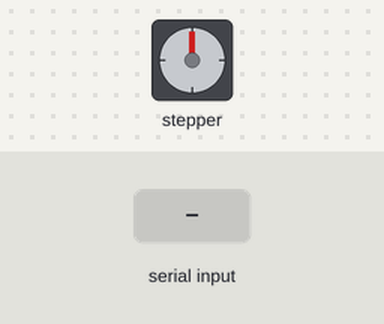
Simulated run of this sketch. Board: Arduino Uno, built with avr-gcc and run on an emulated ATmega328P. Shown: stepper motor. Inputs (shaded band) come from the test bench. Stepper angles assume 2048 steps per turn; what the sketch prints to the serial monitor is not drawn.

Above: at 2.2 s.
2.3 s: "D" received over the second serial link
At 2.75 s:
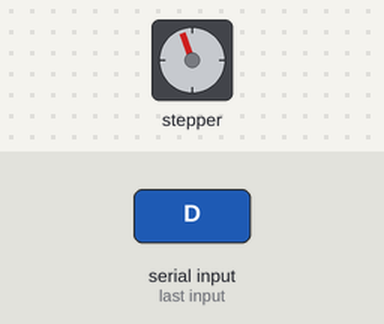
At 14.1 s:
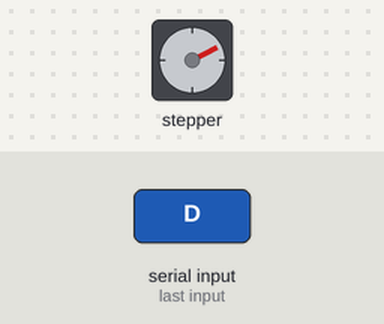
Timing chart, 0 to 14.3 s (numbered marks = the images above; inputs shaded):
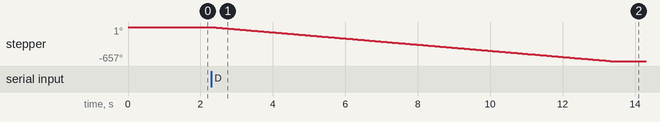

Measured:
- after the input at 2.3 s, stepper: turns 657° counter-clockwise in 11.0 s, starting at once

The sketch:

MoteurPP.ino
```cpp
//Fait fonctionner le moteur pas à pas par bluetooth

#include <Stepper.h>
#include <SoftwareSerial.h>
#define RX 10
#define TX 11
char Data ;
SoftwareSerial BlueT(RX, TX);
const int nombrePas = 32*64;
Stepper monMoteur(nombrePas, 6, 4, 3, 5);

void setup() {
  Serial.begin(9600);
  monMoteur.setSpeed(10);
  delay(500);
  Serial.println("Salut, je suis prêt pour l’AT !");
  BlueT.begin(9600);
  delay(500);
}

void loop() {
  Data = BlueT.read();

  if (Data == 'D') { // correspond à un bouton "down" sur l'application
    monMoteur.step(-3734); //tourne assez pour faire descendre la crémaillère
    delay(1000);
    }

  if (Data == 'U') { // correspond à un bouton "up" sur l'application
  monMoteur.step(3734);//tourne assez pour faire monter la crémaillère
  delay(1000);
  }

}
```
